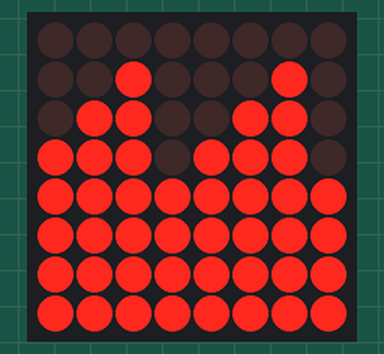
Simulated run of this sketch. Board: Arduino Uno, built with avr-gcc and run on an emulated ATmega328P. On the bench: 8×8 LED matrix.

Above: at 0.11 s.
At 11.5 s:
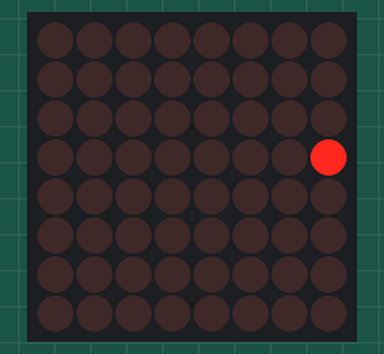
At 15.0 s:
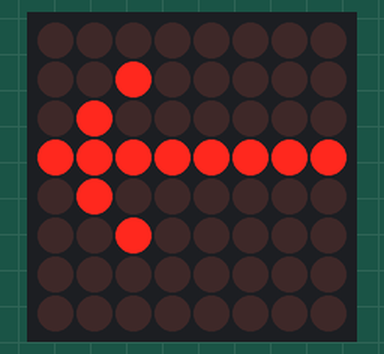
At 18.6 s:
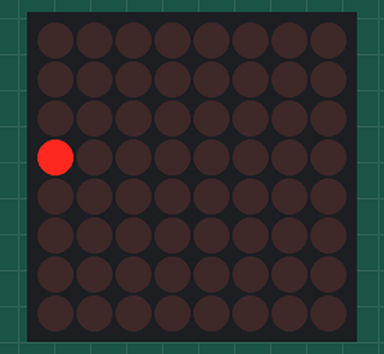
At 25.6 s:
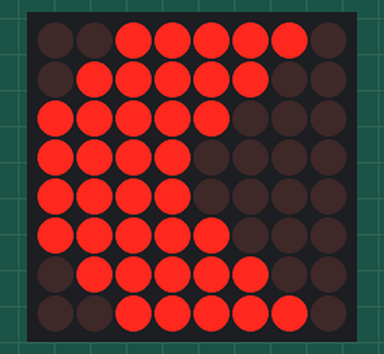
At 39.5 s:
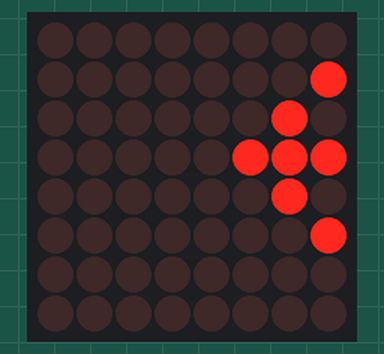

Measured:
- what the display in image 1 shows lasts 0.5 s, from 11.4 s to 11.9 s

The sketch:

Basic_DotMatrix.ino
```cpp
#include <LedControl.h>

LedControl djBoard = LedControl(10, 12, 11, 1);

const long delayTime1 = 200;
const long delayTime2 = 50;

void setup() {
  djBoard.shutdown(0, false);
  djBoard.setIntensity(0, 3);
  djBoard.clearDisplay(0);
}

void randomBars() {
  djBoard.clearDisplay(0);

  byte Column1[] = {B00011111, B00000111, B01111111, B00000001};
  byte Column2[] = {B00111111, B01111111, B00001111, B00001111};
  byte Column3[] = {B01111111, B00000011, B00000001, B00111111};
  byte Column4[] = {B00001111, B00000001, B00011111, B11111111};

  for (int i = 0; i < 4; i++) {
    djBoard.setColumn(0, 0, Column1[i]);
    djBoard.setColumn(0, 1, Column2[i]);
    djBoard.setColumn(0, 2, Column3[i]);
    djBoard.setColumn(0, 3, Column4[i]);
    djBoard.setColumn(0, 4, Column1[i]);
    djBoard.setColumn(0, 5, Column2[i]);
    djBoard.setColumn(0, 6, Column3[i]);
    djBoard.setColumn(0, 7, Column4[i]);
    delay(delayTime1);
  }
}

void fillUp() {
  djBoard.clearDisplay(0);

  for (int col = 0; col < 8; col++) {
    for (int row = 0; row < 8; row++) {
      djBoard.setLed(0, row, col, true);
      delay(delayTime2);
    }
  }
}

void rowstrobeLight() {
  djBoard.clearDisplay(0);

  byte RowLight[4] = {B00011000, B00100100, B01000010, B10000001};

  for (int g = 0; g < 8; g++) {
    for (int f = 0; f < 4; f++) {
      djBoard.setRow(0, g, RowLight[f]);
      delay(50);
      djBoard.clearDisplay(0);
      delay(50);
    }
  }
}

void crossstrobeLight() {
  djBoard.clearDisplay(0);

  byte RowLight[4] = {B00011000, B00100100, B01000010, B10000001};

  int j = 0;
  int k = 4;
  int z = 3;

  for (int p = 0; p < 4; p++) {
    djBoard.clearDisplay(0);
    djBoard.setRow(0, k, RowLight[j]);
    djBoard.setRow(0, z, RowLight[j]);
    delay(50);
    djBoard.clearDisplay(0);
    delay(50);
    k++;
    z--;
    j++;
  }

  k = 7;
  z = 0;
  j = 3;

  for (int m = 0; m < 4; m++) {
    djBoard.clearDisplay(0);
    djBoard.setRow(0, k, RowLight[j]);
    djBoard.setRow(0, z, RowLight[j]);
    delay(50);
    djBoard.clearDisplay(0);
    delay(50);
    k--;
    z++;
    j--;
  }
}

void Arrow() {
  byte ArrowLight1[] = {
    0, 0, 0, 0, 0, 0, 0,
    B00010000, B00111000, B01010100, B00010000,
    B00010000, B00010000, B00010000, B00010000
  };

  for (int i = 0; i < 8; i++) {
    djBoard.clearDisplay(0);
    djBoard.setColumn(0, 7, ArrowLight1[i + 7]);
    djBoard.setColumn(0, 6, ArrowLight1[i + 6]);
    djBoard.setColumn(0, 5, ArrowLight1[i + 5]);
    djBoard.setColumn(0, 4, ArrowLight1[i + 4]);
    djBoard.setColumn(0, 3, ArrowLight1[i + 3]);
    djBoard.setColumn(0, 2, ArrowLight1[i + 2]);
    djBoard.setColumn(0, 1, ArrowLight1[i + 1]);
    djBoard.setColumn(0, 0, ArrowLight1[i]);
    delay(500);
  }

  byte ArrowLight2[] = {
    B00010000, B00111000, B01010100, B00010000,
    B00010000, B00010000, B00010000, B00010000,
    0, 0, 0, 0, 0, 0, 0, 0
  };

  for (int i = 1; i < 9; i++) {
    djBoard.clearDisplay(0);
    djBoard.setColumn(0, 7, ArrowLight2[i + 7]);
    djBoard.setColumn(0, 6, ArrowLight2[i + 6]);
    djBoard.setColumn(0, 5, ArrowLight2[i + 5]);
    djBoard.setColumn(0, 4, ArrowLight2[i + 4]);
    djBoard.setColumn(0, 3, ArrowLight2[i + 3]);
    djBoard.setColumn(0, 2, ArrowLight2[i + 2]);
    djBoard.setColumn(0, 1, ArrowLight2[i + 1]);
    djBoard.setColumn(0, 0, ArrowLight2[i]);
    delay(500);
  }
}

void birdFlap() {
  byte Column1[] = {B10000000, B00100000, B00001000, B10000000};
  byte Column2[] = {B01000000, B00100000, B00001000, B01000000};
  byte Column3[] = {B00100000, B00010000, B00001000, B00100000};
  byte Column4[] = {B00010000, B00010000, B00010000, B00010000};

  for (int i = 0; i < 4; i++) {
    djBoard.clearDisplay(0);
    djBoard.setColumn(0, 0, Column1[i]);
    djBoard.setColumn(0, 1, Column2[i]);
    djBoard.setColumn(0, 2, Column3[i]);
    djBoard.setColumn(0, 3, Column4[i]);
    djBoard.setColumn(0, 4, Column4[i]);
    djBoard.setColumn(0, 5, Column3[i]);
    djBoard.setColumn(0, 6, Column2[i]);
    djBoard.setColumn(0, 7, Column1[i]);
    delay(200);
  }
}

void PacMan() {
  byte Column1 = B00111100;
  byte Column2 = B01111110;
  byte Column3 = B11111111;
  byte Column4 = B11111111;
  byte Column5[] = {B11111111, B11100111};
  byte Column6[] = {B11111111, B11000011};
  byte Column7[] = {B01111110, B10000001};
  byte Column8[] = {B00111100, B00000000};

  for (int i = 0; i < 2; i++) {
    djBoard.clearDisplay(0);
    djBoard.setColumn(0, 0, Column1);
    djBoard.setColumn(0, 1, Column2);
    djBoard.setColumn(0, 2, Column3);
    djBoard.setColumn(0, 3, Column4);
    djBoard.setColumn(0, 4, Column5[i]);
    djBoard.setColumn(0, 5, Column6[i]);
    djBoard.setColumn(0, 6, Column7[i]);
    djBoard.setColumn(0, 7, Column8[i]);
    delay(500);
  }
}

void loop() {
  for (int i = 0; i < 3; i++) {
    randomBars();
  }

  fillUp();
  rowstrobeLight();

  for (int k = 0; k < 3; k++) {
    crossstrobeLight();
  }

  Arrow();

  for (int m = 0; m < 4; m++) {
    birdFlap();
  }

  for (int m = 0; m < 4; m++) {
    PacMan();
  }
}
```
